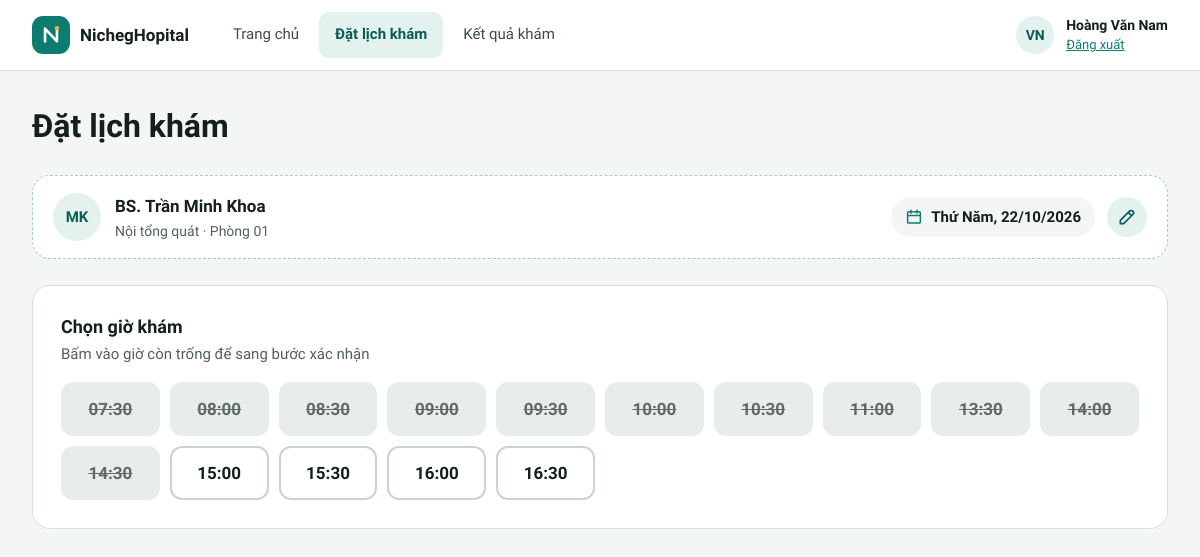
Screenshot of /benh-nhan/chon-gio.php?bs=1&ngay=2026-10-22 (signed in) with the database file from the repository.
### tables this page shows
CREATE TABLE bac_si (
  id            INT UNSIGNED AUTO_INCREMENT PRIMARY KEY,
  ho_ten        VARCHAR(100) NOT NULL,
  chuyen_khoa   VARCHAR(50)  NOT NULL,
  phong         VARCHAR(20)  NOT NULL,
  so_dien_thoai CHAR(10)     NOT NULL,
  email         VARCHAR(100) NULL,
  trinh_do      VARCHAR(100) NULL
);

### includes/xac-thuc.php (called while the page is built, shortened)
<?php
function nguoi_dung(): ?array
{
    return $_SESSION['nguoi_dung'] ?? null;
}
function yeu_cau_vai_tro(string $vai_tro): array
{
    $nguoi_dung = nguoi_dung();
    return $nguoi_dung;
}

### includes/nghiep-vu.php (called while the page is built, shortened)
<?php
function khung_gio_trong_ngay(int $bac_si_id, string $ngay): array
{
    $ca = nhieu_dong(
        'SELECT gio_bat_dau, gio_ket_thuc FROM ca_lam_viec WHERE bac_si_id = ? AND thu = ? ORDER BY gio_bat_dau',
        [$bac_si_id, (int) date('N', strtotime($ngay))]
    );
    $khung = [];
    foreach ($ca as $c) {
        $ket_thuc = strtotime("$ngay {$c['gio_ket_thuc']}");
        for ($t = strtotime("$ngay {$c['gio_bat_dau']}"); $t + PHUT_MOI_KHUNG * 60 <= $ket_thuc; $t += PHUT_MOI_KHUNG * 60) {
            $khung[] = date('H:i', $t);
        }
    }
    return array_values(array_unique($khung));
}
function kiem_tra_lich_trong(int $bac_si_id, string $ngay): array
{
    $da_dat = array_map('gio_ngan', array_column(
        nhieu_dong('SELECT gio FROM lich_hen WHERE bac_si_id = ? AND ngay = ? AND giu_cho = 1', [$bac_si_id, $ngay]),
        'gio'
    ));
    $ket_qua = [];
    foreach (khung_gio_trong_ngay($bac_si_id, $ngay) as $gio) {
        $da_qua = strtotime("$ngay $gio") <= time();
        $bi_dat = in_array($gio, $da_dat, true);
        $ket_qua[] = [
            'gio' => $gio,
            'trong' => !$da_qua && !$bi_dat,
            'ly_do' => $bi_dat ? 'đã có người đặt' : ($da_qua ? 'đã qua giờ' : ''),
        ];
    }
    return $ket_qua;
}
function lich_dang_doi(int $benh_nhan_id): ?array
{
    $id = (int) ($_POST['doi'] ?? $_GET['doi'] ?? 0);
    if ($id === 0) {
        return null;
    }
    $lich_hen = lich_hen_doi_duoc($id, $benh_nhan_id);
    return $lich_hen;
}

### includes/csdl.php (called while the page is built, shortened)
<?php
function csdl(): PDO
{
    static $pdo = null;
    if ($pdo === null) {
        $dsn = sprintf('mysql:host=%s;port=%d;dbname=%s;charset=utf8mb4', CSDL_MAY_CHU, CSDL_CONG, CSDL_TEN);
        try {
            $pdo = new PDO($dsn, CSDL_NGUOI_DUNG, CSDL_MAT_KHAU, [
                PDO::ATTR_ERRMODE => PDO::ERRMODE_EXCEPTION,
                PDO::ATTR_DEFAULT_FETCH_MODE => PDO::FETCH_ASSOC,
                PDO::ATTR_EMULATE_PREPARES => false,
            ]);
            $pdo->exec("SET time_zone = '+07:00'");
        } catch (PDOException $loi) {
            http_response_code(500);
            exit('Không kết nối được cơ sở dữ liệu. Hãy kiểm tra MySQL đã chạy và đã chạy lệnh "php database/cai-dat.php" (xem README.md). Chi tiết: '
                . htmlspecialchars($loi->getMessage()));
        }
    }
    return $pdo;
}
function truy_van(string $sql, array $tham_so = []): PDOStatement
{
    $lenh = csdl()->prepare($sql);
    $lenh->execute($tham_so);
    return $lenh;
}
function mot_dong(string $sql, array $tham_so = []): ?array
{
    $dong = truy_van($sql, $tham_so)->fetch();
    return $dong === false ? null : $dong;
}
function nhieu_dong(string $sql, array $tham_so = []): array
{
    return truy_van($sql, $tham_so)->fetchAll();
}

### includes/tien-ich.php (called while the page is built, shortened)
<?php
function e(mixed $gia_tri): string
{
    return htmlspecialchars((string) ($gia_tri ?? ''), ENT_QUOTES, 'UTF-8');
}
function duong_dan_goc(): string
{
    static $goc = null;
    if ($goc === null) {
        $thu_muc_public = str_replace('\\', '/', (string) realpath(__DIR__ . '/../public'));
        $goc_web = rtrim(str_replace('\\', '/', (string) realpath($_SERVER['DOCUMENT_ROOT'] ?? '')), '/');
        $goc = '';
        if ($goc_web !== '' && str_starts_with($thu_muc_public . '/', $goc_web . '/')) {
            $phan = trim(substr($thu_muc_public, strlen($goc_web)), '/');
            $goc = $phan === '' ? '' : '/' . implode('/', array_map('rawurlencode', explode('/', $phan)));
        }
    }
    return $goc;
}
function url(string $trang, array $tham_so = []): string
{
    $tham_so = array_filter($tham_so, fn($v) => $v !== null && $v !== '');
    $chuoi = $tham_so ? '?' . http_build_query($tham_so, '', '&', PHP_QUERY_RFC3986) : '';
    return duong_dan_goc() . '/' . ltrim($trang, '/') . $chuoi;
}
function chu_cai_dau(string $ho_ten): string
{
    $tu = array_slice(preg_split('/\s+/u', trim($ho_ten)) ?: [], -2);
    return mb_strtoupper(implode('', array_map(fn($t) => mb_substr($t, 0, 1), $tu)));
}
function ten_bac_si(string $ho_ten): string
{
    return 'BS. ' . $ho_ten;
}
function ten_thu(string $ngay): string
{
    return THU_TRONG_TUAN[(int) date('N', strtotime($ngay))];
}
function ngay_vn(string $ngay): string
{
    return date('d/m/Y', strtotime($ngay));
}
function gio_ngan(string $gio): string
{
    return substr($gio, 0, 5);
}
function thu_ngay(string $ngay): string
{
    return ten_thu($ngay) . ', ' . ngay_vn($ngay);
}

### public/benh-nhan/chon-gio.php (the view, shortened to what this page needs)
<?php
$nguoi_dung = yeu_cau_vai_tro('BN');
$doi = lich_dang_doi($nguoi_dung['benh_nhan_id']);
$ma_doi = $doi['id'] ?? null;
$bac_si = mot_dong('SELECT * FROM bac_si WHERE id = ?', [(int) ($_GET['bs'] ?? 0)]);
$ngay = (string) ($_GET['ngay'] ?? '');
$khung = kiem_tra_lich_trong((int) $bac_si['id'], $ngay);
?>
<main class="pg w1200">
  <div class="pg-head">
    <h1><?= $doi ? 'Đổi lịch hẹn' : 'Đặt lịch khám' ?></h1>
  </div>
  <a class="summary" href="<?= e(url('benh-nhan/chon-bac-si.php', ['bs' => $bac_si['id'], 'doi' => $ma_doi])) ?>"
     aria-label="<?= e(ten_bac_si($bac_si['ho_ten']) . ', ' . $bac_si['chuyen_khoa'] . ', ' . $bac_si['phong'] . ', ngày khám ' . thu_ngay($ngay) . '. Bấm để sửa') ?>">
    <span class="row grow" style="gap:14px;flex:1 1 260px;flex-wrap:nowrap">
      <span class="avatar xl"><?= e(chu_cai_dau($bac_si['ho_ten'])) ?></span>
      <span class="stack g2" style="min-width:0">
        <strong style="font-size:17px;font-weight:600"><?= e(ten_bac_si($bac_si['ho_ten'])) ?></strong>
        <span class="muted" style="font-size:14px"><?= e($bac_si['chuyen_khoa']) ?> · <?= e($bac_si['phong']) ?></span>
      </span>
    </span>
    <span class="row" style="margin-left:auto;flex-wrap:nowrap">
      <span class="date-chip"><?= str_replace('currentColor', '#0E7C70', bieu_tuong(ICON_LICH, 18)) ?><?= e(thu_ngay($ngay)) ?></span>
      <span class="edit"><?= bieu_tuong(ICON_BUT) ?></span>
    </span>
  </a>
  <section class="card p28 stack g16">
    <div class="stack g4">
      <h2 style="font-size:18px">Chọn giờ khám</h2>
      <span class="muted" style="font-size:15px">Bấm vào giờ còn trống để sang bước xác nhận</span>
    </div>
    <div class="slots" role="list" aria-label="Giờ khám">
      <?php foreach ($khung as $k): ?>
        <?php if ($k['trong']): ?>
          <a role="listitem" class="slot" href="<?= e(url('benh-nhan/xac-nhan.php', ['bs' => $bac_si['id'], 'ngay' => $ngay, 'gio' => $k['gio'], 'doi' => $ma_doi])) ?>"
             aria-label="<?= e($k['gio'] . ', bấm để chọn giờ này') ?>"><?= e($k['gio']) ?></a>
        <?php else: ?>
          <span role="listitem" class="slot busy" aria-label="<?= e($k['gio'] . ', ' . $k['ly_do']) ?>"><?= e($k['gio']) ?></span>
        <?php endif; ?>
      <?php endforeach; ?>
    </div>
  </section>
</main>

### public/assets/app.css (style rules this page uses)
:root { --nen: #F4F6F5; --chu: #13201E; --chinh: #0E7C70; --chinh-dam: #0A5C53; --dam: #0B4F48; --nhat: #E3F2EF; --vien: #D9E1DF; --vien-o: #C9D3D0; --phu: #51605C; --nhan: #2F3B38; --ke: #EBEFEE; }
* { box-sizing: border-box; }
html { -webkit-text-size-adjust: 100%; scroll-padding-top: 88px; }
body { margin: 0; min-height: 100vh; background: var(--nen); color: var(--chu); font-family: 'Lexend', system-ui, sans-serif; font-size: 15px; line-height: 1.45; }
a { color: var(--chinh); }
h1, h2, h3, p { margin: 0; }
h1, h2, h3 { font-weight: 600; }
.muted { color: var(--phu); }
.stack { display: flex; flex-direction: column; }
.g2 { gap: 2px; }
.g4 { gap: 4px; }
.g16 { gap: 16px; }
.row { display: flex; flex-wrap: wrap; align-items: center; gap: 12px; }
.grow { flex: 1 1 auto; min-width: 0; }
.avatar { width: 38px; height: 38px; flex: 0 0 38px; border-radius: 50%; background: var(--nhat); color: var(--chinh-dam); display: inline-flex; align-items: center; justify-content: center; font-weight: 600; font-size: 14px; }
.avatar.xl { width: 48px; height: 48px; flex-basis: 48px; font-size: 15px; }
.pg { max-width: 1440px; margin: 0 auto; padding: 28px 32px 48px; display: flex; flex-direction: column; gap: 24px; }
.bn .pg { padding: 32px 32px 56px; gap: 26px; }
.pg.w1200 { max-width: 1200px; }
.pg-head { display: flex; flex-direction: column; gap: 6px; }
.pg-head h1 { font-size: 30px; }
.bn .pg-head h1 { font-size: 32px; }
.card { background: #FFFFFF; border: 1px solid var(--vien); border-radius: 16px; }
.bn .card { border-radius: 18px; }
.p28 { padding: 28px; }
.card h2 { font-size: 19px; }
.slots { display: grid; grid-template-columns: repeat(auto-fill, minmax(92px, 1fr)); gap: 10px; }
.slot { min-height: 54px; border-radius: 12px; border: 2px solid var(--vien-o); background: #FFFFFF; color: var(--chu); display: flex; align-items: center; justify-content: center; font-size: 17px; font-weight: 600; font-variant-numeric: tabular-nums; text-decoration: none; }
.slot.busy, .slot.busy:hover { border-color: #E8ECEB; background: #E8ECEB; color: #5F6B68; text-decoration: line-through; }
.summary { min-height: 84px; padding: 16px 20px; border-radius: 18px; border: 1px dashed #9FCFC6; background: #FFFFFF; display: flex; flex-wrap: wrap; align-items: center; gap: 12px 20px; text-decoration: none; color: var(--chu); }
.summary .date-chip { display: inline-flex; align-items: center; gap: 8px; min-height: 40px; padding: 0 14px; border-radius: 999px; background: var(--nen); font-size: 15px; font-weight: 600; white-space: nowrap; color: var(--chu); }
.summary .edit { width: 40px; height: 40px; flex: 0 0 40px; border-radius: 50%; background: var(--nhat); color: var(--chinh-dam); display: flex; align-items: center; justify-content: center; }

### rows the page displays
bac_si: ho_ten "MK", ho_ten "BS. Trần Minh Khoa", chuyen_khoa "Nội tổng quát", phong "Phòng 01"

### other values shown
TEN_PHONG_KHAM "NichegHopital"
$nhan "Trang chủ"
$nhan "Đặt lịch khám"
$nhan "Kết quả khám"
chu_cai_dau($nguoi_dung['ho_ten']) "VN"
$nguoi_dung['ho_ten'] "Hoàng Văn Nam"
thu_ngay($ngay) "Thứ Năm, 22/10/2026"
$k['gio'] "07:30"
$k['gio'] "08:00"
$k['gio'] "08:30"
$k['gio'] "09:00"
$k['gio'] "09:30"
$k['gio'] "10:00"
$k['gio'] "10:30"
$k['gio'] "11:00"
